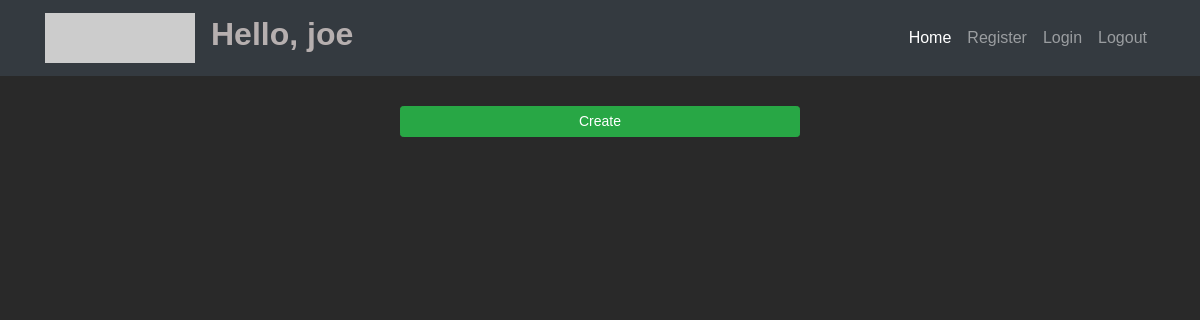
The app's page /todo/ (signed in), older data.
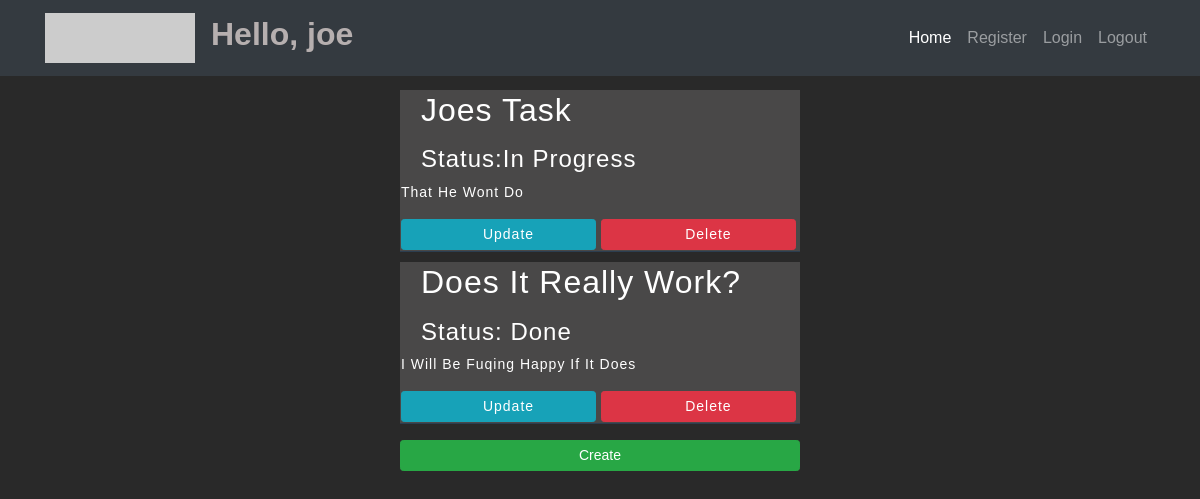
The same page, newer data.
### tdapp/models.py (models this page shows, shortened)
class Task(models.Model):
    name = models.CharField(max_length=200, default='Untitled')
    creation_date = models.DateTimeField(auto_now_add=True, null=True)
    text = models.TextField()
    done = models.BooleanField(default=False)
    user = models.ForeignKey(User, on_delete=models.SET_NULL, null=True)

### tdapp/views.py (the view)
# urls.py: path('', views.index, name='home'),
def index(request):
    try:
        tasks = Task.objects.filter(user=request.user)
    except TypeError:
        template = loader.get_template('tdapp/unauth.html')
        return HttpResponse(template.render())
    context = {'tasks': tasks}
    return render(request, 'index.html', context)

### templates/index.html (shortened to what this page needs)
{% extends 'tdapp/base.html' %}
{% block content %}
<div class="tasks">
    {% for task in tasks %}
    <div class="label">
    <h2>{{ task.name }}
        <h4>Status:{% if task.done %} Done
        {% else %}In progress{% endif %}</h4>
        <span>{{ task.text }}</span>
    </h2>
  <a href="{% url 'tdapp:update' task.id %}" class="btn btn-sm btn-info"
     style="width: 49%">Update</a>
  <a href="{% url 'tdapp:delete' task.id %}" class="btn btn-sm btn-danger"
     style="width: 49%">Delete</a>
  </div>
    {% endfor %}
    <a href="{% url 'tdapp:create' %}" class="btn btn-sm btn-success"
    style="width: 100%">Create</a>
</div>
{% endblock %}

### templates/tdapp/base.html (shortened to what this page needs)
<!DOCTYPE html>
{% load static %}
<html lang="en">
<head>
        <link rel="stylesheet"
          href="https://stackpath.bootstrapcdn.com/bootstrap/4.3.1/css/bootstrap.min.css"
>
        <link rel="stylesheet"
              type="text/css"
              href="{% static 'css/main.css' %}">
</head>
<body>
<nav class="navbar navbar-expand-lg navbar-dark bg-dark static-top">
  <div class="container">
    <a class="navbar-brand" href="#">
          <img src="http://placehold.it/150x50?text=Logo" alt="">
        </a>
    <div class="collapse navbar-collapse" id="navbarResponsive">
        <h1>Hello, {{ request.user }} </h1>
      <ul class="navbar-nav ml-auto">
        <li class="nav-item active">
          <a class="nav-link" href="{% url 'tdapp:home' %}">Home
              </a>
        </li>
        <li class="nav-item">
          <a class="nav-link" href="{% url 'tdapp:register' %}">Register</a>
        </li>
        <li class="nav-item">
          <a class="nav-link" href="{% url 'tdapp:login' %}">Login</a>
        </li>
        <li class="nav-item">
          <a class="nav-link" href="{% url 'tdapp:logout' %}">Logout</a>
        </li>
      </ul>
    </div>
  </div>
</nav>
<div class="container">
  {% block content %}
  {% endblock %}
</div>
</body>
</html>

### static/css/main.css (style rules this page uses)
html, body { margin: 0; padding: 0; border: 0; font-size: 100%; }
body { background: #292929; font-family: sans-serif; }
h1 { color: #b6afaf; text-align: center; font-size: 32px; font-weight: 900; }
.tasks { width: 400px; height: 405px; position: absolute; top: 5%; left: 0px; right: 0px; margin: 50px auto; }
.label { background: #494848; width: 100%; display: block; border-bottom: 1px solid #2C3E50; color: #fff; text-transform: capitalize; font-size: 14px; letter-spacing: 1px; text-indent: 20px; transition: all 0.7s ease; position: relative; padding: 1px; margin-bottom: 10px; box-sizing: border-box; -moz-box-sizing: border-box; -webkit-box-sizing: border-box; }
* { box-sizing: border-box; }

Row changes from the older to the newer data that the page shows:
added Task: name "Joes Task", done "In Progress", text "That He Wont Do"
added Task: name "Does It Really Work?", done "Done", text "I Will Be Fuqing Happy If It Does"
